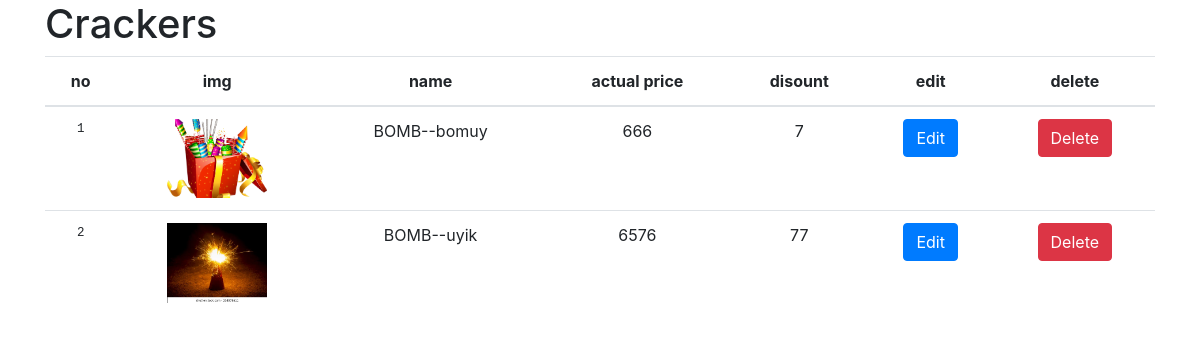
Screenshot of /similaradminview with the database file from the repository.
### fireapp/models.py (models this page shows, shortened)
class similarCrackers(models.Model):
    name = models.ForeignKey(Crackers, on_delete=models.CASCADE)
    image = models.ImageField(upload_to='similarimage/')
    similarname = models.CharField(max_length=100)
    actual_price = models.TextField(null=True)
    discount_price = models.TextField()
    content = models.TextField(default="new")

class Crackers(models.Model):
    image = models.ImageField(upload_to='crackimages/')
    name = models.CharField(max_length=100)
    def __str__(self):
        return self.name

### fireapp/views.py (the view)
# urls.py: path("similaradminview",views.similaradminview,name="similaradminview"),
def similaradminview(request):
    crackers=similarCrackers.objects.all()
    return render(request,'similartable.html',{"crack":crackers})

### templates/similartable.html (shortened to what this page needs)
{% block content %}
<!DOCTYPE html>
<html>
<head>
  <link rel="stylesheet" href="https://maxcdn.bootstrapcdn.com/bootstrap/4.5.2/css/bootstrap.min.css">
</head>
<body>
  <div class="container">
    <h1>Crackers</h1>
    <table class="table">
      <thead>
        <tr>
          <th>no</th>
          <th>img</th>
          <th>name</th>
          <th>actual price</th>
          <th>disount</th>
          <th>edit</th>
          <th>delete</th>
        </tr>
      </thead>
      <tbody>
        {% for i in crack %}
        <tr>
            <td style="font-size:12.5px;"><tt>{{forloop.counter}}</tt></td>
            <td>{% if i.image %}<img src="{{ i.image.url }}" alt="Product Image" class="product-image">{% endif %}</td>
            <td>{{ i.name }}--{{i.similarname}}</td>
          <td>{{ i.actual_price }}</td>
          <td>{{ i.discount_price }}</td>
          <td>
            <a type="button" class="btn btn-primary" href="similaredit/{{i.id}}">Edit</a>
          </td>
          <td><a type="button" class="btn btn-danger" href="similardel/{{i.id}}">Delete</a></td>
        </tr>
        {% endfor %}
      </tbody>
    </table>
  </div>
</body>
</html>
{% endblock %}

### templates/similartable.html (style rules this page uses)
th, td { text-align: center; vertical-align: middle; }
.product-image { max-width: 100px; max-height: 100px; }

### rows the page displays
similarCrackers: image (picture), name "BOMB", similarname "bomuy", actual_price "666", discount_price "7"
similarCrackers: image (picture), name "BOMB", similarname "uyik", actual_price "6576", discount_price "77"
